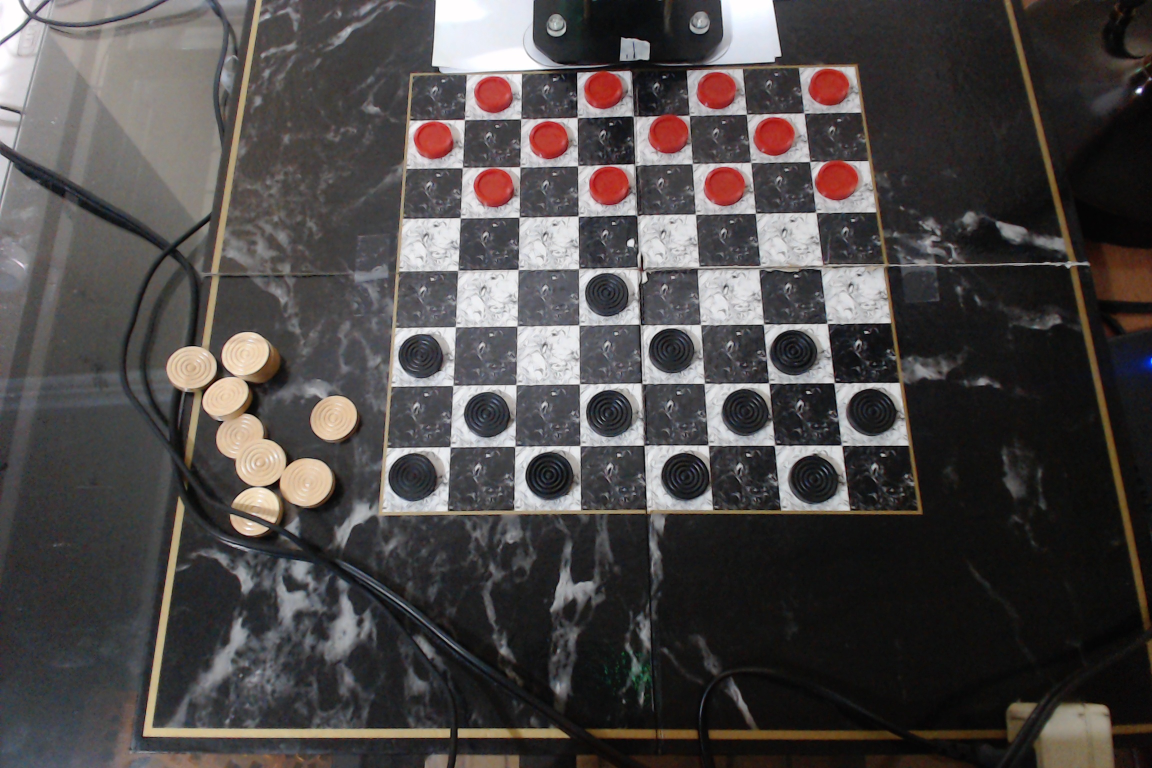
#> input picture digital_board/input.jpg, 2304 x 1536 px (shown at 1/2 size)
$ python -i slid.py   (imports and definitions only)
#> lines starting #> are read from the running program, lines starting #| are printed output that depends on the picture
#> further down, picture is the input picture: shape (1536, 2304, 3); mean B, G, R 71.4, 72, 76.3
import boardFinder.utils as utils, boardFinder.debug as debug
from boardFinder.config import *

import math
import cv2, numpy as np
import collections
na = np.array

"""
NC_SLID_CLAHE = [[3,   (2, 6),    5], # @1
		         [3,   (6, 2),    5], # @2
				 [0,   (0, 0),    0]] # EE
"""

"""
NC_SLID_CLAHE = [[4,   (2, 5),    5], # @1
		         [4,   (5, 2),    5], # @2
				 [1,   (2, 2),   15], # @3
				 [0,   (0, 0),    0]] # EE
"""

"""
NC_SLID_CLAHE = [[2,   (1, 5),    5], # @1
		         [2,   (5, 1),    5], # @2
				 #[1,   (2, 2),   15], # @3
				 [0,   (0, 0),    0]] # EE
"""

"""
NC_SLID_CLAHE = [[3,   (2, 8),    5], # @1
		         [3,   (8, 2),    5], # @2
				 [5,   (4, 4),    5], # @3
				 [0,   (0, 0),    0]] # EE
"""

# 7???
# 4???

NC_SLID_CLAHE = [[3,   (2, 6),    5], # @1
		         [3,   (6, 2),    5], # @2
				 [5,   (3, 3),    5], # @3
				 [0,   (0, 0),    0]] # EE

################################################################################

def slid_canny(img, sigma=0.25): #0.25
	"""apply Canny edge detector (automatic thresh)"""
#> called with sigma = 0.25
	v = np.median(img)
#> v = 58
	img = cv2.medianBlur(img, 5)
	img = cv2.GaussianBlur(img, (7, 7), 0)
	lower = int(max(0, (1.0 - sigma) * v))
#> lower = 43
	upper = int(min(255, (1.0 + sigma) * v))
#> upper = 72
	return cv2.Canny(img, lower, upper)
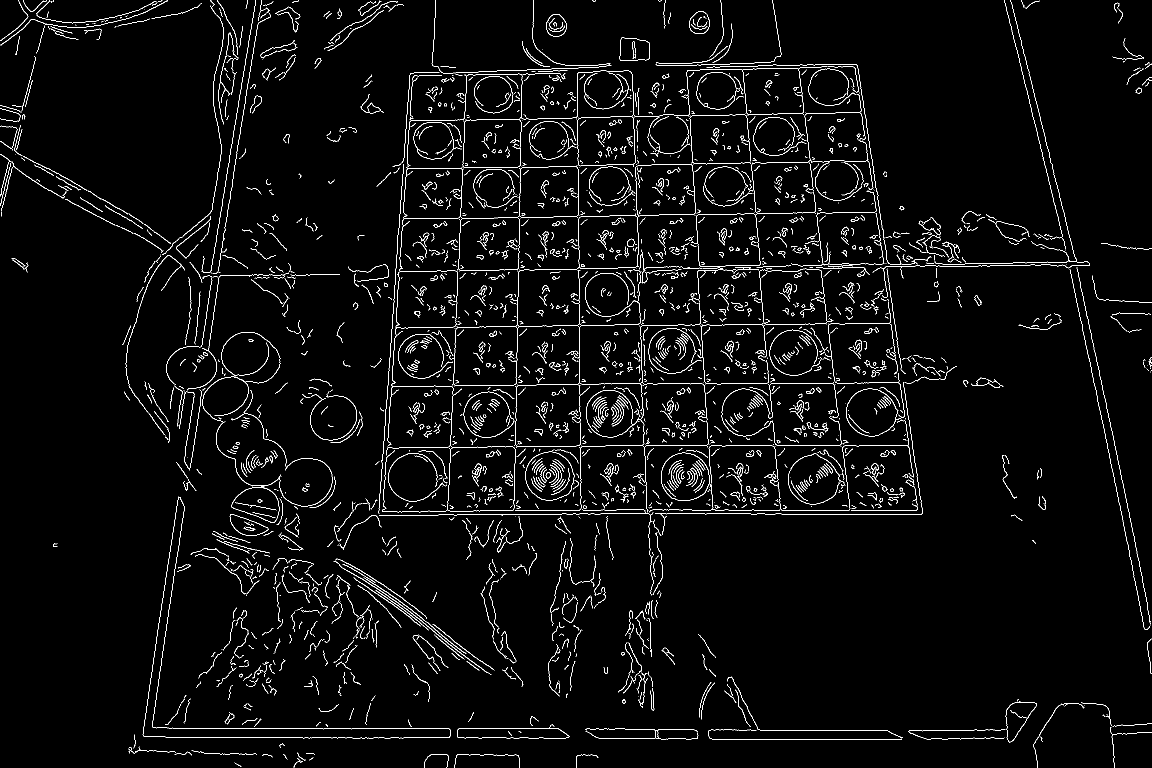
#> returned value: shape (1536, 2304) (shown at 1/2 size); 3.1% white in thin lines or dots

# [36 lines left out: functions slid_detector, slid_clahe, pSLID, not called in this run]

all_points = []
# [136 lines left out: functions SLID, slid_tendency, not called in this run]

>>> import cv2
>>> picture = cv2.imread('../digital_board/input.jpg')
>>> result = slid_canny(picture)

$ run again, on digital_board/checkers_logi.jpg
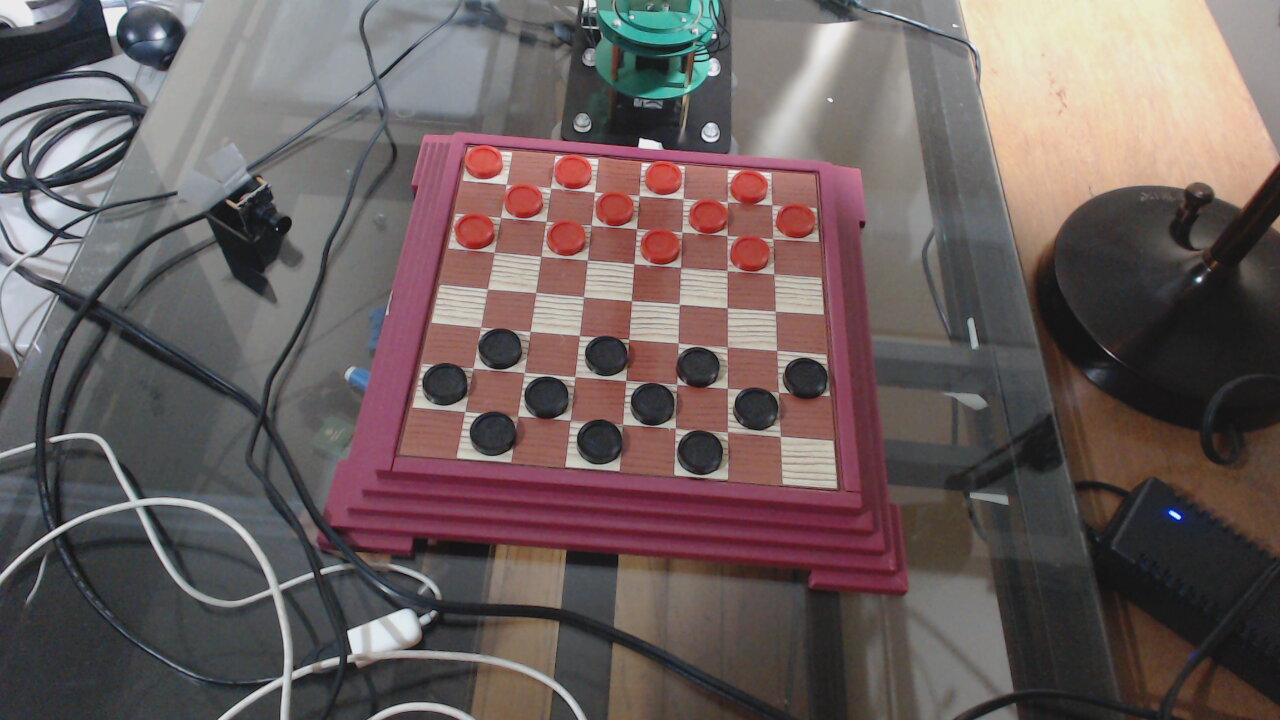
#> input picture digital_board/checkers_logi.jpg, 1280 x 720 px
#> picture is the input picture: shape (720, 1280, 3); mean B, G, R 93.8, 94.5, 107.2
#> v = 89
#> lower = 66
#> upper = 111
#> in slid_canny, `return cv2.Canny(img, lower, upper)`:
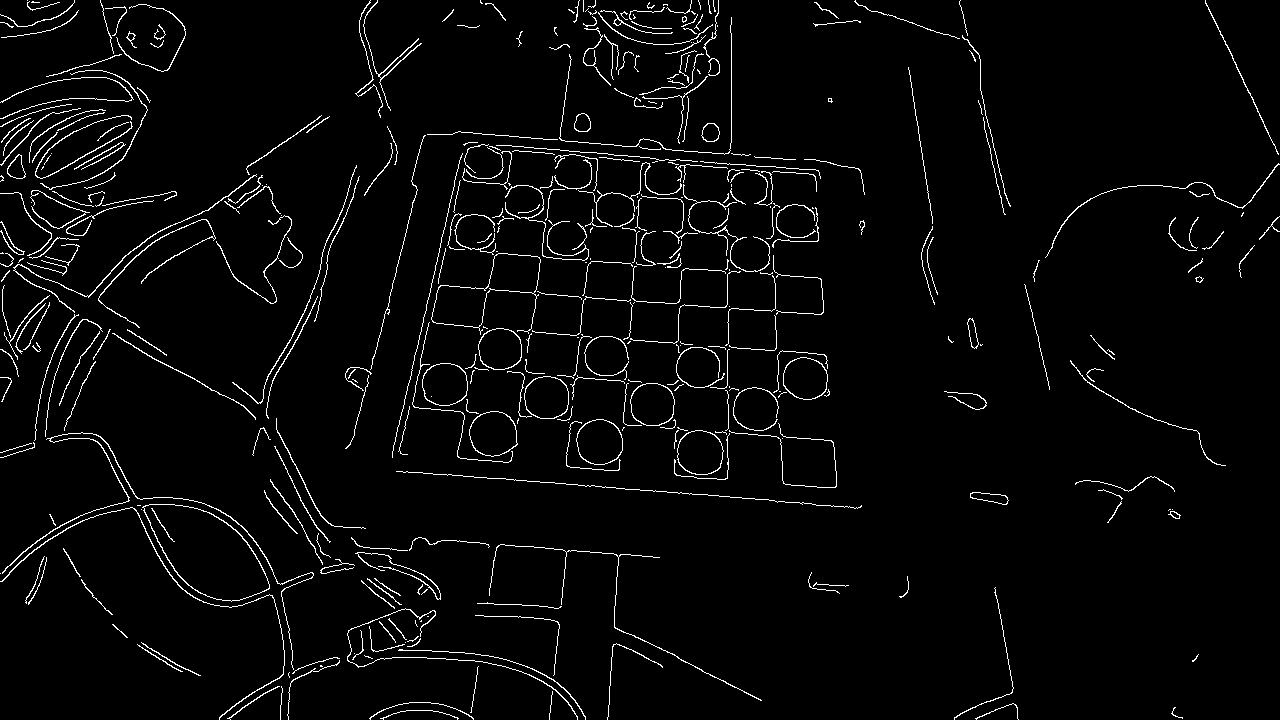
#> returned value: shape (720, 1280); 3.2% white in thin lines or dots

$ run again, on digital_board/checkers_logi2.jpg
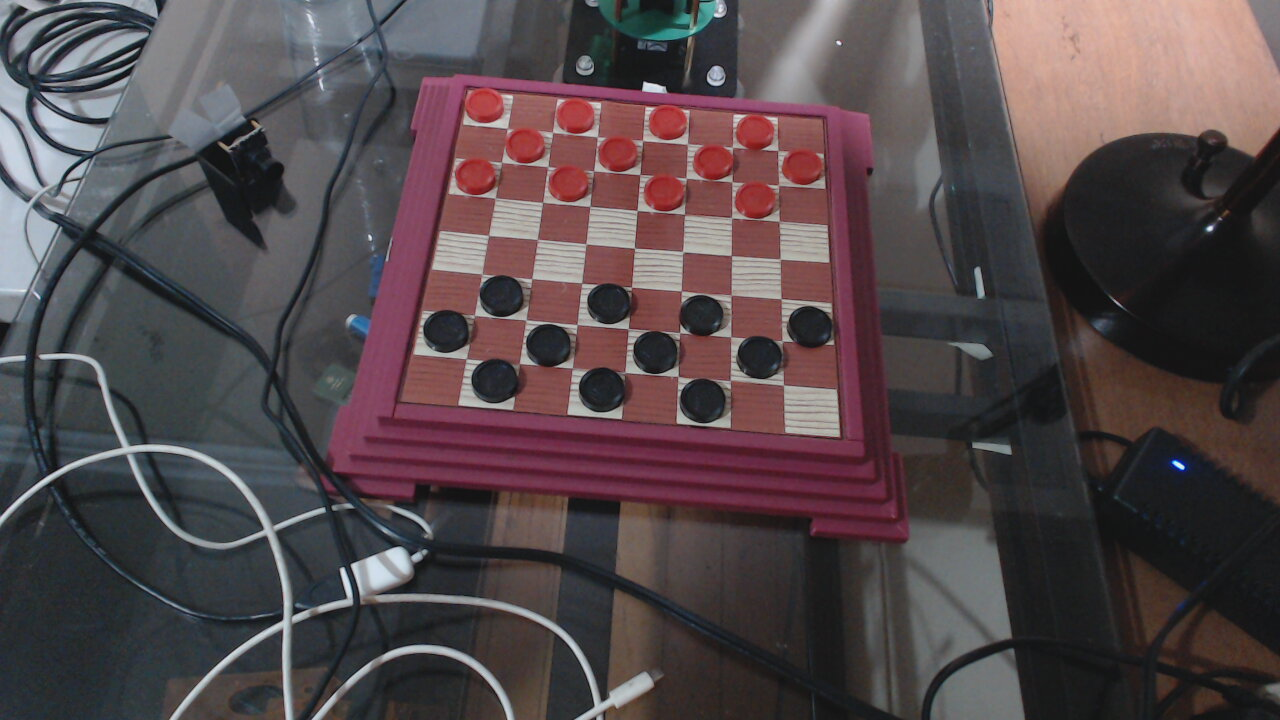
#> input picture digital_board/checkers_logi2.jpg, 1280 x 720 px
#> picture is the input picture: shape (720, 1280, 3); mean B, G, R 74.8, 71.9, 83.4
#> v = 67
#> lower = 50
#> upper = 83
#> in slid_canny, `return cv2.Canny(img, lower, upper)`:
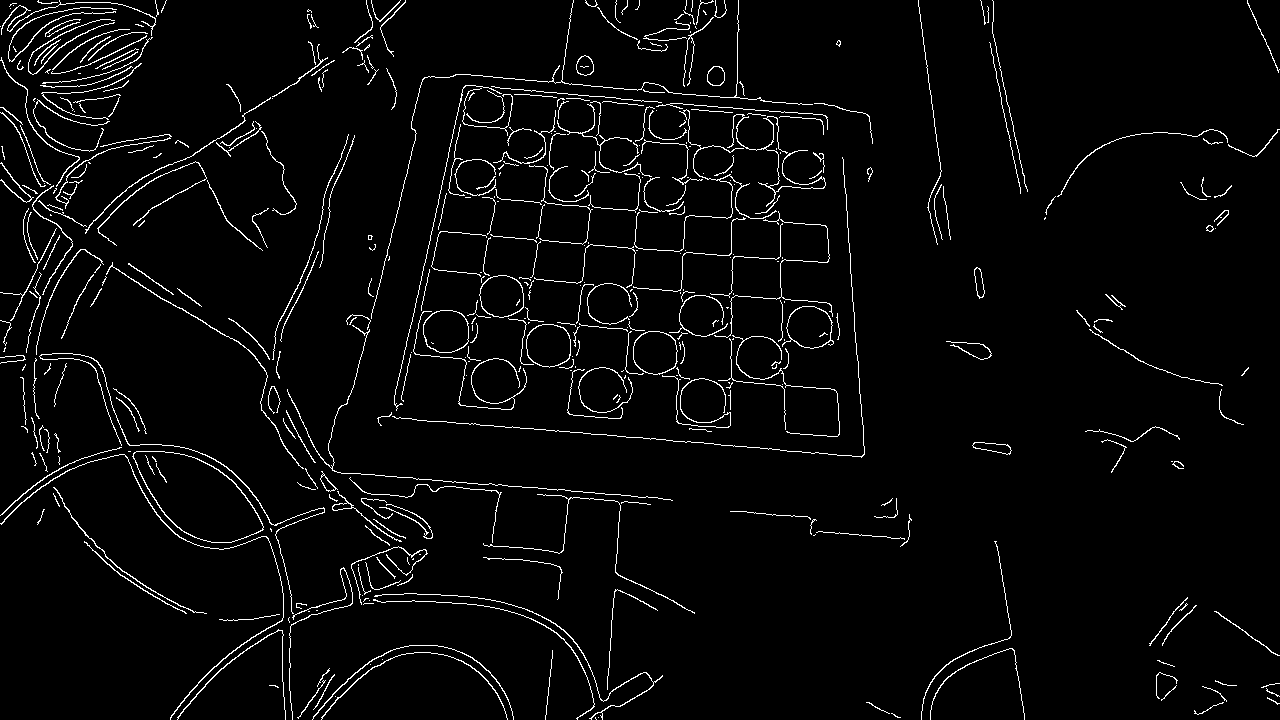
#> returned value: shape (720, 1280); 3.4% white in thin lines or dots

$ run again, on digital_board/my_photo-1.jpg
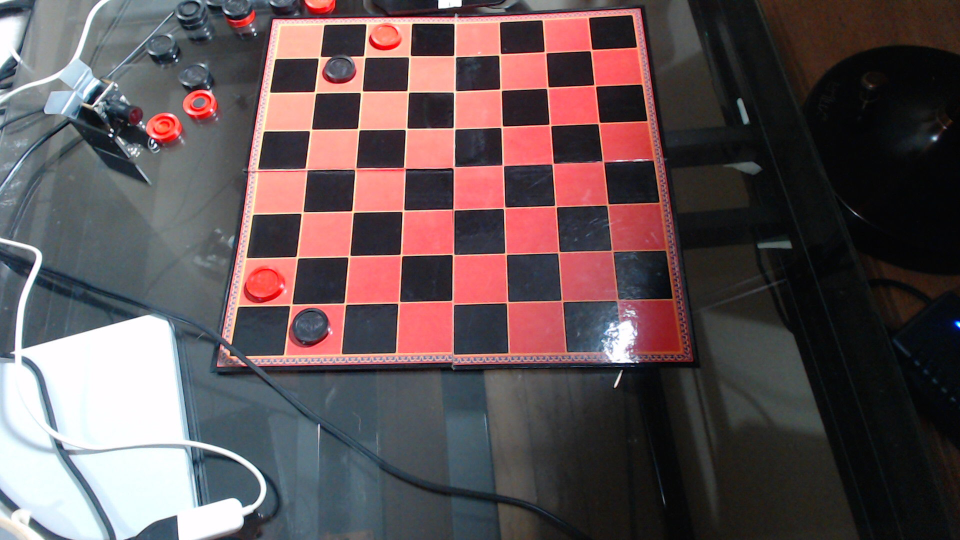
#> input picture digital_board/my_photo-1.jpg, 1920 x 1080 px (shown at 1/2 size)
#> picture is the input picture: shape (1080, 1920, 3); mean B, G, R 84.1, 81.6, 95.9
#> v = 67
#> lower = 50
#> upper = 83
#> in slid_canny, `return cv2.Canny(img, lower, upper)`:
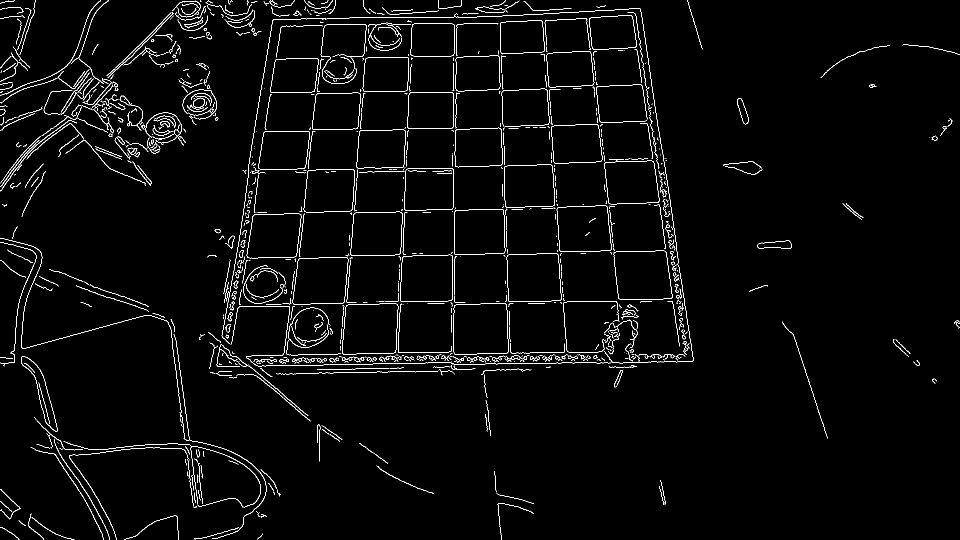
#> returned value: shape (1080, 1920) (shown at 1/2 size); 2.4% white in thin lines or dots
